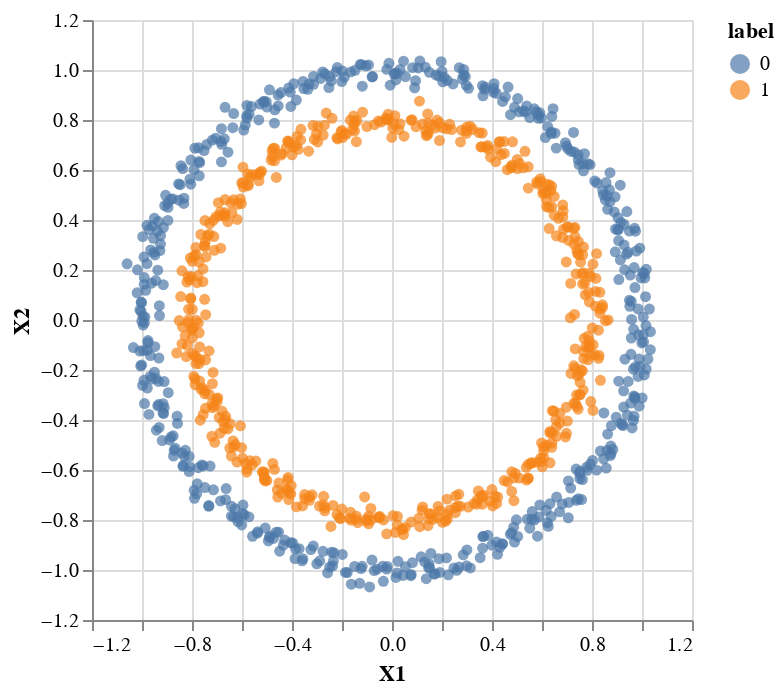

Write notebook code for a chart like this one.
### Code cell
# prompt: Using dataframe circles: scatter plot

import altair as alt

# Create a scatter plot
alt.Chart(circles).mark_circle().encode(
    x='X1',
    y='X2',
    color='label:N'  # Encode color by the 'label' column
)

### Figure 1 — Vega-Lite specification as saved in the notebook (floating-point values rounded to 4 significant figures; data arrays with more than 128 entries replaced by an {"elided": "..."} marker saying what was removed)
{"config": {"view": {"continuousWidth": 300, "continuousHeight": 300}}, "data": {"name": "data-6f38e78b289d7f4ae449ddf379f21a9e"}, "mark": {"type": "circle"}, "encoding": {"color": {"field": "label", "type": "nominal"}, "x": {"field": "X1", "type": "quantitative"}, "y": {"field": "X2", "type": "quantitative"}}, "$schema": "https://vega.github.io/schema/vega-lite/v5.20.1.json", "datasets": {"data-6f38e78b289d7f4ae449ddf379f21a9e": {"elided": "1000 records"}}}
